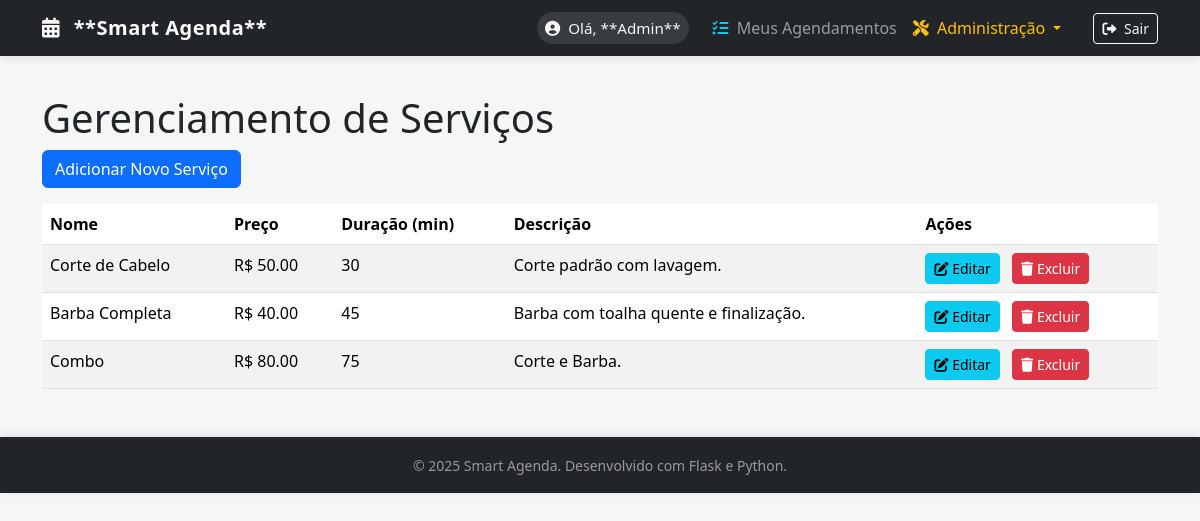
The page /services/list (signed in) on the database as committed earlier.
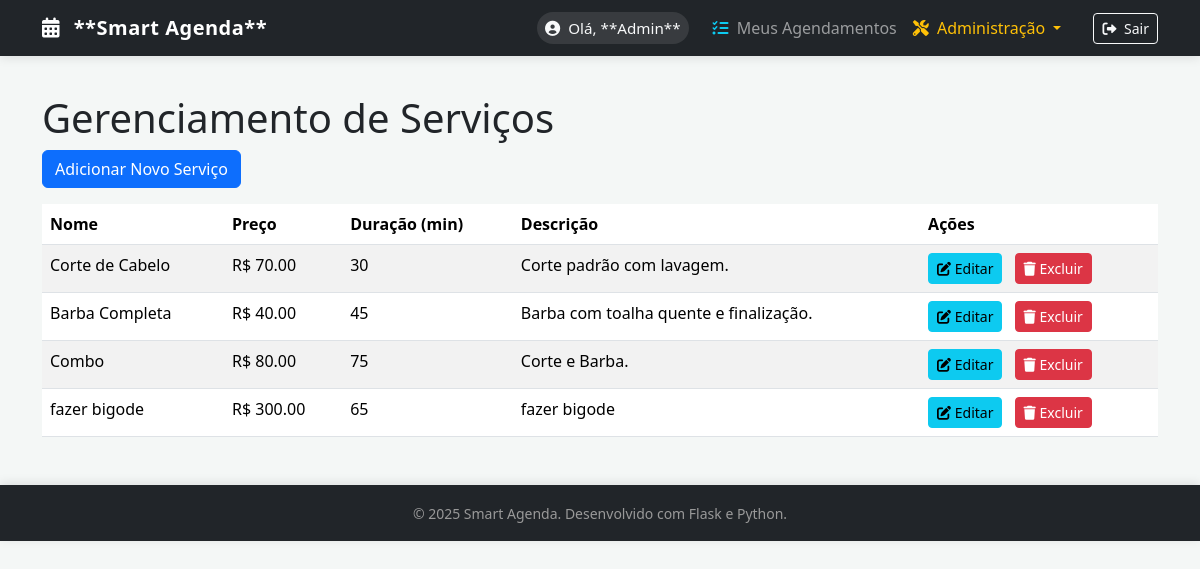
The same page on the database as committed later.
### app/models.py (models this page shows, shortened)
class Service(db.Model):
    id = db.Column(db.Integer, primary_key=True)
    nome = db.Column(db.String(100), nullable=False)
    descricao = db.Column(db.String(255))
    preco = db.Column(db.Float, nullable=False)
    duracao_minutos = db.Column(db.Integer, nullable=False)

### app/services/routes.py (the view)
@bp.route('/list')
@login_required
@admin_required
def list_services():
    services = Service.query.all()
    return render_template('services/list.html', title='Gerenciar Serviços', services=services)

### app/templates/services/list.html
{% extends "base.html" %}
{% block content %}
<h1 class="mt-4">Gerenciamento de Serviços</h1>
<p><a href="{{ url_for('services.create_service') }}" class="btn btn-primary">Adicionar Novo Serviço</a></p>
<table class="table table-striped">
    <thead>
        <tr>
            <th>Nome</th>
            <th>Preço</th>
            <th>Duração (min)</th>
            <th>Descrição</th>
            <th>Ações</th>
        </tr>
    </thead>
    <tbody>
        {% for service in services %}
        <tr>
            <td>{{ service.nome }}</td>
            <td>R$ {{ "%.2f"|format(service.preco) }}</td>
            <td>{{ service.duracao_minutos }}</td>
            <td>{{ service.descricao or 'N/A' }}</td>
            <td>
                <a href="{{ url_for('services.edit_service', service_id=service.id) }}" class="btn btn-sm btn-info me-2">
                    <i class="fas fa-edit"></i> Editar
                </a>
                <form method="POST" action="{{ url_for('services.delete_service', service_id=service.id) }}" style="display:inline;">
                    <button type="submit" class="btn btn-sm btn-danger"
                            onclick="return confirm('ATENÇÃO: Deseja realmente remover o serviço {{ service.nome }}? Esta ação é irreversível e pode exigir a remoção de agendamentos associados.');">
                        <i class="fas fa-trash"></i> Excluir
                    </button>
                </form>
            </td>
        </tr>
        {% else %}
        <tr>
            <td colspan="5">Nenhum serviço cadastrado ainda.</td>
        </tr>
        {% endfor %}
    </tbody>
</table>
{% endblock %}

Rows that differ between the two databases and show on the page:
changed Service "Corte de Cabelo": preco "50.00" → "70.00"
added Service: nome "fazer bigode", preco "300.00", duracao_minutos "65", descricao "fazer bigode"
